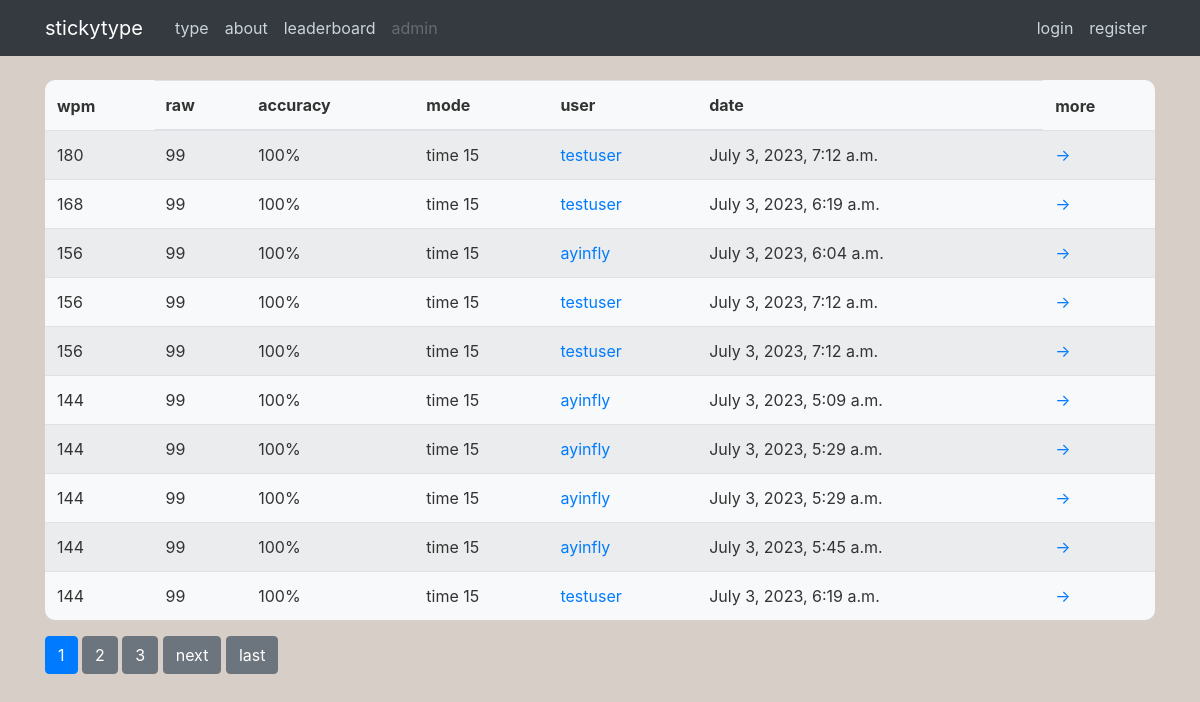
Page /leaderboard/ on the committed database.
### type/models.py (models this page shows, shortened)
class Stat(models.Model):
    author = models.ForeignKey(User, on_delete=models.CASCADE)
    wpm_total = models.PositiveSmallIntegerField(default=0)
    wpm_raw = models.PositiveSmallIntegerField(default=0)
    time = models.DateTimeField(auto_now_add=True)
    accuracy = models.PositiveSmallIntegerField(default=0)
    mode = models.CharField(max_length=20, default='')

### type/views.py (the view)
# urls.py: path("leaderboard/", LeaderboardListView.as_view(), name='type-leaderboard'),
class LeaderboardListView(ListView):
    model = Stat
    template_name = 'type/leaderboard.html'
    context_object_name = 'stats'
    ordering = ['-wpm_total']
    paginate_by = 10

### type/templates/type/leaderboard.html (shortened to what this page needs)
{% extends "type/base.html" %}
{% block content%}
    <table class="table table-hover table-striped bg-light round">
        <thead>
            <tr>
                <th scope="col" style="border: none;">wpm</th>
                <th scope="col">raw</th>
                <th scope="col">accuracy</th>
                <th scope="col">mode</th>
                <th scope="col">user</th>
                <th scope="col">date</th>
                <th scope="col" style="border: none;">more</th>
            </tr>
        </thead>
        <tbody>
            {% for stat in stats %}
                <tr>
                    <td>{{ stat.wpm_total }}</td>
                    <td>{{ stat.wpm_raw }}</td>
                    <td>{{ stat.accuracy }}%</td>
                    <td>{{ stat.mode }}</td>
                    <td><a href="{% url 'type-stats' stat.author.username %}">{{ stat.author.username }}</a></td>
                    <td>{{ stat.time }}</td>
                    <td><a href="{% url 'stat-detail' stat.id %}" class="stretched-link">→</a></td>
                </tr>
            {% endfor %}
        </tbody>
    </table>
    {% if is_paginated %}
        {% for num in page_obj.paginator.page_range %}
            {% if page_obj.number == num %}
                <a class="btn btn-primary mb-4" href="?page={{ num }}">{{ num }}</a>
            {% elif num > page_obj.number|add:'-3'  and num < page_obj.number|add:'3' %}
                <a class="btn btn-secondary mb-4" href="?page={{ num }}">{{ num }}</a>
            {% endif %}
        {% endfor %}
        {% if page_obj.has_next %}
            <a class="btn btn-secondary mb-4" href="?page={{ page_obj.next_page_number}}">next</a>
            <a class="btn btn-secondary mb-4" href="?page={{ page_obj.paginator.num_pages }}">last</a>
        {% endif %}
    {% endif %}
{% endblock content%}

### type/static/type/main.css (style rules this page uses)
* { margin: 0; padding: 0; box-sizing: border-box; }
body { color: #333333; margin-top: 5rem; display: flex; background: #D7CEC7; }
.round { border-radius: 10px; }

### rows in the picture
Stat: wpm_total "180", wpm_raw "99", accuracy "100", mode "time 15", author.username "testuser", time "July 3, 2023, 7:12 a.m."
Stat: wpm_total "168", wpm_raw "99", accuracy "100", mode "time 15", author.username "testuser", time "July 3, 2023, 6:19 a.m."
Stat: wpm_total "156", wpm_raw "99", accuracy "100", mode "time 15", author.username "ayinfly", time "July 3, 2023, 6:04 a.m."
Stat: wpm_total "156", wpm_raw "99", accuracy "100", mode "time 15", author.username "testuser", time "July 3, 2023, 7:12 a.m."
Stat: wpm_total "156", wpm_raw "99", accuracy "100", mode "time 15", author.username "testuser", time "July 3, 2023, 7:12 a.m."
Stat: wpm_total "144", wpm_raw "99", accuracy "100", mode "time 15", author.username "ayinfly", time "July 3, 2023, 5:09 a.m."
Stat: wpm_total "144", wpm_raw "99", accuracy "100", mode "time 15", author.username "ayinfly", time "July 3, 2023, 5:29 a.m."
Stat: wpm_total "144", wpm_raw "99", accuracy "100", mode "time 15", author.username "ayinfly", time "July 3, 2023, 5:29 a.m."
Stat: wpm_total "144", wpm_raw "99", accuracy "100", mode "time 15", author.username "ayinfly", time "July 3, 2023, 5:45 a.m."
Stat: wpm_total "144", wpm_raw "99", accuracy "100", mode "time 15", author.username "testuser", time "July 3, 2023, 6:19 a.m."

### other values in the picture
{{ num }} "1"
{{ num }} "2" "3"
